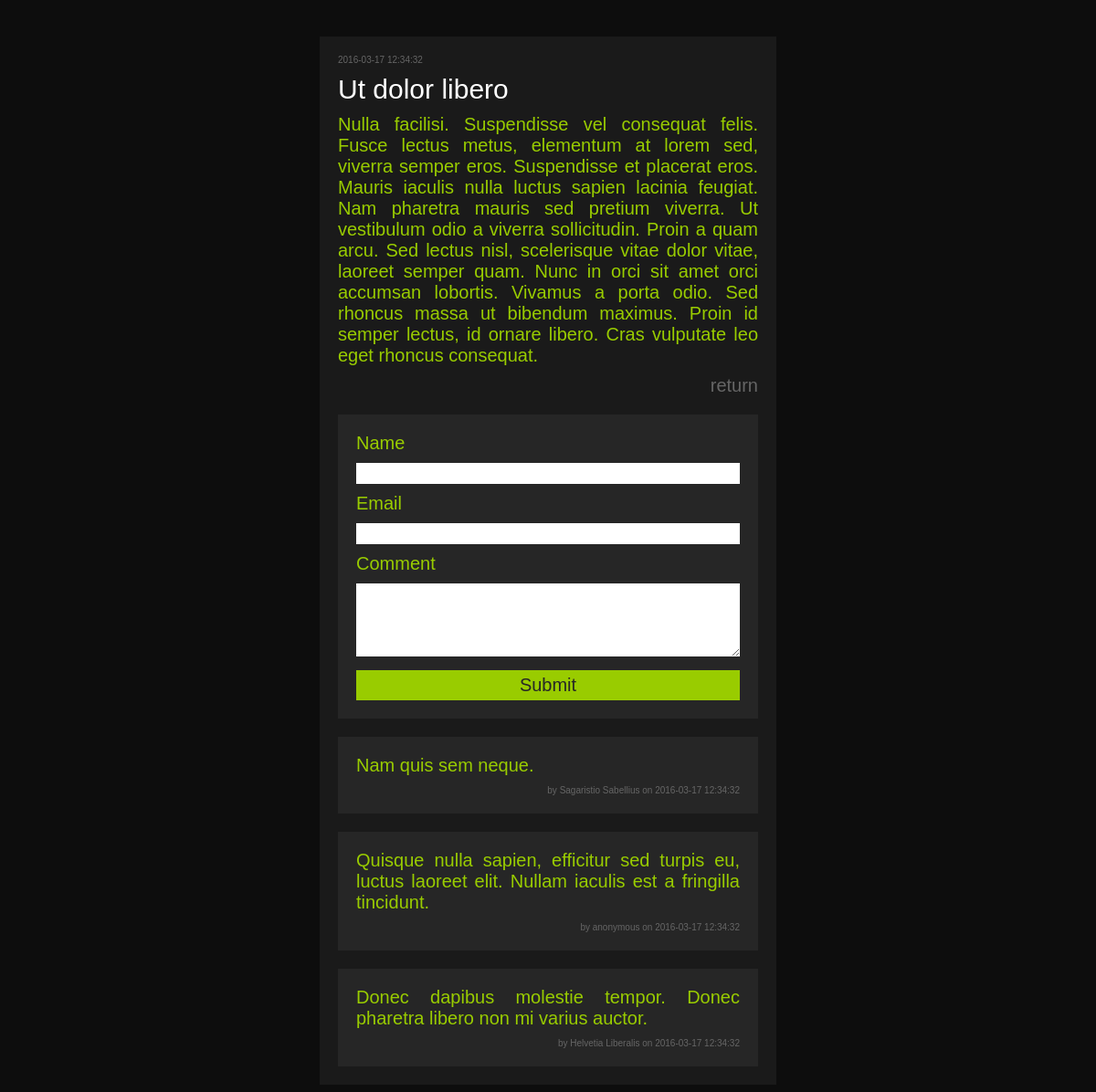
Page /comments.php?post_id=1 on the committed database.
### tables this page shows
CREATE TABLE posts (
	post_id INT NOT NULL AUTO_INCREMENT,
	post_title VARCHAR(30),
	post_content MEDIUMTEXT NOT NULL,
	post_time DATETIME NOT NULL,
	PRIMARY KEY (post_id)
);

CREATE TABLE comments (
	comment_id INT NOT NULL AUTO_INCREMENT,
	comment_post_id INT NOT NULL,
	comment_name VARCHAR(30),
	comment_email VARCHAR(254),
	comment_comment VARCHAR(2000),
	comment_time DATETIME NOT NULL,
	PRIMARY KEY (comment_id)
);

### comments.php (the view, shortened to what this page needs)
<?php
	require_once('header.php');
	require('connect.php');
	$post_id = $_GET['post_id'];
	$query =
		"SELECT * FROM posts " .
		"WHERE post_id = '$post_id'";
	$result = $db->query($query);
	$row = $result->fetch_array();
?>
	<div class="post">
		<div class="post-header"><?php echo $row['post_time'] ?></div>
		<h2 class="post"><?php echo $row['post_title'] ?></h2>
		<p class="post"><?php echo $row['post_content'] ?></p>
		<div class="post-footer"><a href="index.php">return</a></div>
		<div class="submit">
			<form action="submit.php?post_id=<?php echo $post_id ?>" method="post">
				<label for="name">Name</label>
				<input name="name" type="text" />
				<label for="email">Email</label>
				<input name="email" type="text" />
				<label for="comment">Comment</label>
				<textarea name="comment"></textarea>
				<input name="submit" type="submit" value="Submit" />
			</form>
		</div>
		<?php
			$query =
				"SELECT * FROM comments " .
				"WHERE comment_post_id = '$post_id' " .
				"ORDER BY comment_id DESC;";
			$result = $db->query($query);
			$num_rows = $result->num_rows;
			for ($i = 0; $i < $num_rows; $i++):
				$row = $result->fetch_array();
				echo '<div class="comment">';
					echo '<p class="comment">' . $row['comment_comment'] . '</p>';
					echo '<div class="comment-footer">by '. $row['comment_name'] . ' on ' .
					     $row['comment_time'] . '</div>';
				echo '</div>';
			endfor;
		?>
	</div>
<?php
	require_once('footer.php');
?>

### header.php (shortened to what this page needs)
<!DOCTYPE html>
<html lang="en">
	<head>
		<link href="./css/style.css" rel="stylesheet" type="text/css" />
	</head>
	<body>
		<div class="content">

### footer.php
		</div>
	</body>
</html>

### css/style.css (style rules this page uses)
body { background-color: #0d0d0d; color: #99cc00; font-family: Helvetica, Arial, sans-serif; font-size: 125%; margin-bottom: 2em; margin-left: auto; margin-right: auto; margin-top: 2em; word-wrap: break-word; }
div.content { margin: auto; width: 25em; }
div.post-header { color: #666666; font-size: 50%; margin-bottom: 1em; margin-left: 0em; margin-right: 0em; margin-top: 0em; }
div.post { background-color: #1a1a1a; margin-bottom: 1em; padding: 1em; text-align: justify; word-wrap: break-word; }
h2.post { color: #ffffff; font-weight: normal; margin: 0em; }
p.post { margin-bottom: 0em; margin-left: 0em; margin-right: 0em; margin-top: .5em; }
div.post-footer { margin-bottom: 0em; margin-left: 0em; margin-right: 0em; margin-top: .5em; text-align: right; }
div.submit { background-color: #262626; margin-bottom: 0em; margin-left: auto; margin-right: auto; margin-top: 1em; padding: 1em; }
label { display: block; }
input[type="text"] { border: 0em; font-family: Helvetica, Arial, sans-serif; font-size: 100%; margin-bottom: .5em; margin-left: 0em; margin-right: 0em; margin-top: .5em; padding: 0em; width: 100%; }
textarea { border: 0em; font-family: Helvetica, Arial, sans-serif; font-size: 100%; margin-bottom: .5em; margin-left: 0em; margin-right: 0em; margin-top: .5em; max-width: 100%; max-height: 8em; min-width: 100%; min-height: 4em; padding: 0em; }
input[type="submit"] { background-color: #99cc00; border: 0em; color: #262626; font-family: Helvetica, Arial, sans-serif; font-size: 100%; display: block; margin: 0em; padding-bottom: .25em; padding-left: 0em; padding-right: 0em; padding-top: .25em; text-align: center; width: 100%; }
div.comment { background-color: #262626; margin-bottom: 0em; margin-left: auto; margin-right: auto; margin-top: 1em; padding: 1em; }
p.comment { margin: 0em; }
div.comment-footer { color: #666666; font-size: 50%; margin-bottom: 0em; margin-left: 0em; margin-right: 0em; margin-top: 1em; text-align: right; }
a { text-decoration: none; }
a:link, a:visited { color: #666666; }

### rows in the picture
posts: post_time "2016-03-17 12:34:32", post_title "Ut dolor libero", post_content "Nulla facilisi. Suspendisse vel consequat felis. Fusce lectus metus, elementum at lorem sed, viverra semper eros. Suspendisse et placerat eros. Mauris iaculis nulla luctus sapien lacinia feugiat. Nam pharetra mauris sed pretium viverra. Ut vestibulum odio a viverra sollicitudin. Proin a quam arcu. Sed lectus nisl, scelerisque vitae dolor vitae, laoreet semper quam. Nunc in orci sit amet orci accumsan lobortis. Vivamus a porta odio. Sed rhoncus massa ut bibendum maximus. Proin id semper lectus, id ornare libero. Cras vulputate leo eget rhoncus consequat."
comments: comment_comment "Nam quis sem neque.", comment_name "Sagaristio Sabellius", comment_time "2016-03-17 12:34:32"
comments: comment_comment "Quisque nulla sapien, efficitur sed turpis eu, luctus laoreet elit. Nullam iaculis est a fringilla tincidunt.", comment_name "anonymous", comment_time "2016-03-17 12:34:32"
comments: comment_comment "Donec dapibus molestie tempor. Donec pharetra libero non mi varius auctor.", comment_name "Helvetia Liberalis", comment_time "2016-03-17 12:34:32"
